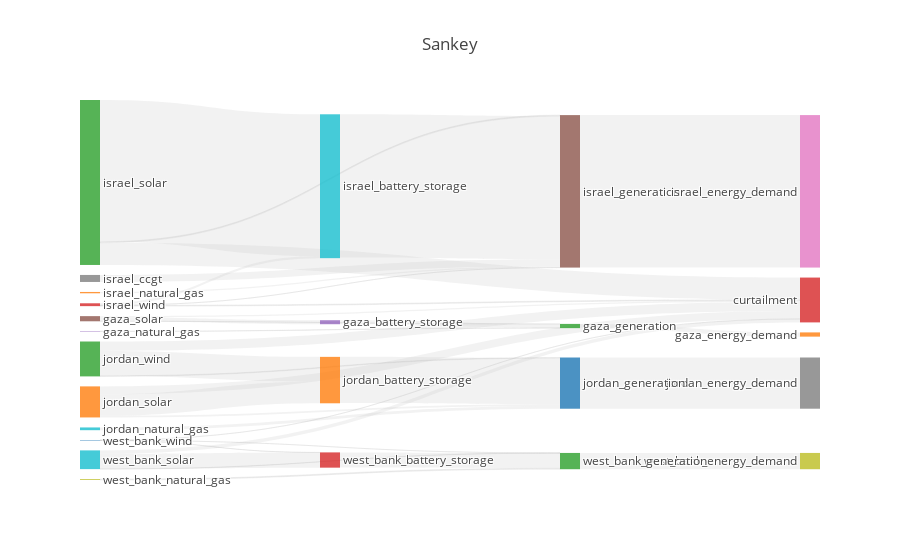

Source (notebook cell):
### Code cell
results['COO_0.95'].plot_flows_sankey()

### Figure 1 — Plotly figure (JSON) as saved in the notebook; plotly's stock layout.template omitted (floating-point values rounded to 4 significant figures)
{"data": [{"domain": {"x": [0, 1], "y": [0, 1]}, "link": {"color": ["rgba(189, 189, 189, 0.2)", "rgba(189, 189, 189, 0.2)", "rgba(189, 189, 189, 0.2)", "rgba(189, 189, 189, 0.2)", "rgba(189, 189, 189, 0.2)", "rgba(189, 189, 189, 0.2)", "rgba(189, 189, 189, 0.2)", "rgba(189, 189, 189, 0.2)", "rgba(189, 189, 189, 0.2)", "rgba(189, 189, 189, 0.2)", "rgba(189, 189, 189, 0.2)", "rgba(189, 189, 189, 0.2)", "rgba(189, 189, 189, 0.2)", "rgba(189, 189, 189, 0.2)", "rgba(189, 189, 189, 0.2)", "rgba(189, 189, 189, 0.2)", "rgba(189, 189, 189, 0.2)", "rgba(189, 189, 189, 0.2)", "rgba(189, 189, 189, 0.2)", "rgba(189, 189, 189, 0.2)", "rgba(189, 189, 189, 0.2)", "rgba(189, 189, 189, 0.2)", "rgba(189, 189, 189, 0.2)", "rgba(189, 189, 189, 0.2)", "rgba(189, 189, 189, 0.2)", "rgba(189, 189, 189, 0.2)", "rgba(189, 189, 189, 0.2)", "rgba(189, 189, 189, 0.2)", "rgba(189, 189, 189, 0.2)", "rgba(189, 189, 189, 0.2)", "rgba(189, 189, 189, 0.2)", "rgba(189, 189, 189, 0.2)", "rgba(189, 189, 189, 0.2)", "rgba(189, 189, 189, 0.2)", "rgba(189, 189, 189, 0.2)", "rgba(189, 189, 189, 0.2)", "rgba(189, 189, 189, 0.2)", "rgba(189, 189, 189, 0.2)", "rgba(189, 189, 189, 0.2)", "rgba(189, 189, 189, 0.2)", "rgba(189, 189, 189, 0.2)", "rgba(189, 189, 189, 0.2)", "rgba(189, 189, 189, 0.2)", "rgba(189, 189, 189, 0.2)", "rgba(189, 189, 189, 0.2)", "rgba(189, 189, 189, 0.2)", "rgba(189, 189, 189, 0.2)", "rgba(189, 189, 189, 0.2)", "rgba(189, 189, 189, 0.2)", "rgba(189, 189, 189, 0.2)", "rgba(189, 189, 189, 0.2)", "rgba(189, 189, 189, 0.2)"], "source": [0, 34, 2, 32, 4, 5, 5, 5, 39, 7, 8, 9, 35, 35, 35, 35, 11, 12, 12, 12, 13, 13, 13, 41, 15, 16, 17, 40, 40, 40, 19, 20, 21, 21, 21, 22, 22, 22, 43, 24, 25, 26, 42, 42, 42, 28, 29, 29, 29, 30, 30, 30], "target": [31, 32, 32, 31, 32, 33, 34, 32, 35, 35, 35, 35, 31, 36, 37, 38, 35, 33, 39, 35, 33, 39, 35, 40, 40, 40, 40, 36, 37, 38, 40, 40, 33, 41, 40, 33, 41, 40, 42, 42, 42, 42, 36, 37, 38, 42, 33, 43, 42, 33, 43, 42], "value": [0, 374400.0, 0, 397100.0, 21310.0, 105800.0, 375800.0, 1455.0, 13450000.0, 658800.0, 0, 0, 0, 14320000.0, 0, 0, 123600.0, 2082000.0, 13320000.0, 91420.0, 73360.0, 193900.0, 333.3, 4344000.0, 0, 0, 0, 0, 4810000.0, 0, 257500.0, 0, 740400.0, 2023000.0, 152700.0, 883000.0, 2337000.0, 56380.0, 1426000.0, 0, 0, 0, 0, 0, 1527000.0, 83480.0, 317500.0, 1423000.0, 17110.0, 9114.0, 9928.0, 709.2]}, "node": {"label": ["egypt_generation", "gaza_battery_storage", "gaza_diesel", "gaza_generation", "gaza_natural_gas", "gaza_solar", "israel_battery_storage", "israel_ccgt", "israel_coal", "israel_diesel", "israel_generation", "israel_natural_gas", "israel_solar", "israel_wind", "jordan_battery_storage", "jordan_ccgt", "jordan_coal", "jordan_diesel", "jordan_generation", "jordan_natural_gas", "jordan_shale", "jordan_solar", "jordan_wind", "west_bank_battery_storage", "west_bank_ccgt", "west_bank_coal", "west_bank_diesel", "west_bank_generation", "west_bank_natural_gas", "west_bank_solar", "west_bank_wind", "gaza_energy_demand", "gaza_generation", "curtailment", "gaza_battery_storage", "israel_generation", "israel_energy_demand", "jordan_energy_demand", "west_bank_energy_demand", "israel_battery_storage", "jordan_generation", "jordan_battery_storage", "west_bank_generation", "west_bank_battery_storage"], "line": {"color": "black", "width": 0}, "pad": 10}, "orientation": "h", "type": "sankey", "valueformat": ".0f"}], "layout": {"autosize": true, "font": {"size": 12}, "title": {"text": "Sankey"}}}
